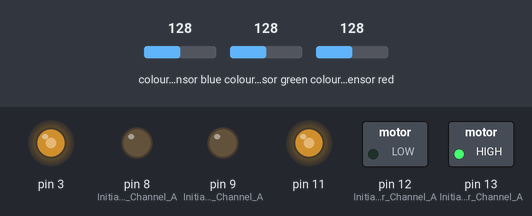
Simulated run of this sketch. Board: Arduino Uno, built with avr-gcc and run on an emulated ATmega328P. Parts: switched loads named in the sketch (green lamp = pin HIGH), output pins drawn as LEDs (lit = HIGH). The inputs (shaded band) are chosen by the test bench; at power-on: colour sensor blue 128, colour sensor green 128, colour sensor red 128. What the sketch prints to the serial monitor is not drawn.

Above: at 0.1 s.
At 1.4 s:
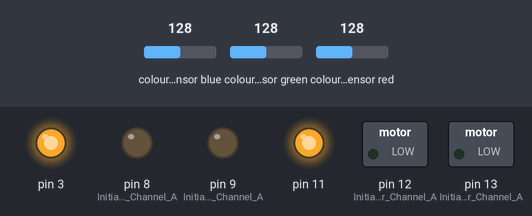
At 5.25 s:
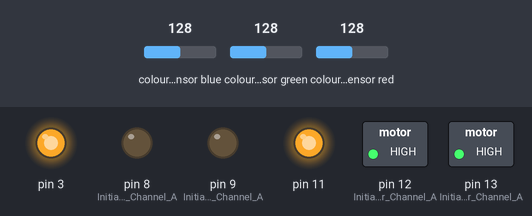
At 9.35 s:
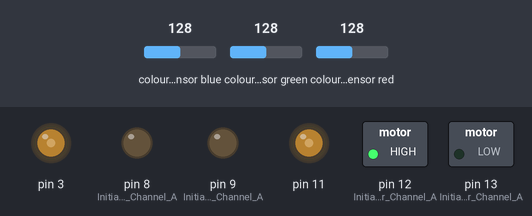
Timing chart, 0 to 12.2 s (numbered marks = the images above):
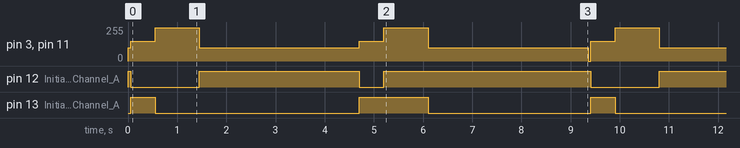

The sketch:

keeping_role.ino
```cpp
const int IRR = 24;
const int IRL = 26;
int valR, valL;
bool backwards = false;
uint16_t r, g, b, c, colorTemp, lux;
boolean lockout = false;


#include <Wire.h>
#include "Adafruit_TCS34725.h"

/* Example code for the Adafruit TCS34725 breakout library */

/* Connect SCL    to analog 5
   Connect SDA    to analog 4
   Connect VDD    to 3.3V DC
   Connect GROUND to common ground */

/* Initialise with specific int time and gain values */
Adafruit_TCS34725 tcs = Adafruit_TCS34725(TCS34725_INTEGRATIONTIME_2_4MS, TCS34725_GAIN_1X);


void setup() {
  // put your setup code here, to run once:

  Serial.begin(9600);
  Serial.print("Starting...\n");

  //Setup for wheel 1
  pinMode(12, OUTPUT); //Initiates Motor Channel A pin
  pinMode(9, OUTPUT); //Initiates Brake Channel A pin

  //Setup for wheel 2
  pinMode(13, OUTPUT); //Initiates Motor Channel A pin
  pinMode(8, OUTPUT);  //Initiates Brake Channel A pin

  front_drive();
}

void loop() {
  // put your main code here, to run repeatedly:
  if (color()) {
    keeping();
  }
}


// If we hit a yellow border, back-up and turn around to stay IN BOUNDS
bool color() {
  tcs.getRawData(&r, &g, &b, &c);
  colorTemp = tcs.calculateColorTemperature_dn40(r, g, b, c);
  lux = tcs.calculateLux(r, g, b);

  Serial.print("Color Temp: "); Serial.print(colorTemp, DEC); Serial.print(" K - ");
  Serial.print("Lux: "); Serial.print(lux, DEC); Serial.print(" - ");
  Serial.print("R: "); Serial.print(r, DEC); Serial.print(" ");
  Serial.print("G: "); Serial.print(g, DEC); Serial.print(" ");
  Serial.print("B: "); Serial.print(b, DEC); Serial.print(" ");
  Serial.print("C: "); Serial.print(c, DEC); Serial.print(" ");
  Serial.println(" ");

  return r > 20 && g > 20;
  }

//
void keeping() {

    temp_bckwrds(); // backs up
    delay(500);

    turn_around(LOW, LOW); // spins 180 degrees
    delay(900); // (good at 900 usually)

    front_drive(); // drives forward until end of middle goal
    delay(3250);

    temp_bckwrds(); // backs up
    delay(500);

    turn_around(HIGH, HIGH); // spins 180 degrees
    delay(900); // (good at 900 usually)

    front_drive(); // drives forward until end of middle goal
    delay(3250);

    analogWrite(3, 0);
    analogWrite(11,0);
}


// Turns around CLOCKWISE
void turn_around(int right, int left) {
    digitalWrite(12, right); //Establishes backward direction of Channel A
    digitalWrite(9, LOW);   //Disengage the Brake for Channel A
    analogWrite(3, 250);   //Spins the motor on Channel A at full speed

    //Motor B backward @ half speed
    digitalWrite(13, left);  //Establishes forward direction of Channel B
    digitalWrite(8, LOW);   //Disengage the Brake for Channel B
    analogWrite(11, 250);    //Spins the motor on Channel B at half speed
}

void temp_bckwrds() {

    digitalWrite(12, LOW); //Establishes forward direction of Channel A
    digitalWrite(9, LOW);   //Disengage the Brake for Channel A
    analogWrite(3, 150);   //Spins the motor on Channel A at full speed

    digitalWrite(13, HIGH);  //Establishes backward direction of Channel B
    digitalWrite(8, LOW);   //Disengage the Brake for Channel B
    analogWrite(11, 150);    //Spins the motor on Channel B at half speed
}

void front_drive() {
    digitalWrite(12, HIGH); //Establishes forward direction of Channel A
    digitalWrite(9, LOW);   //Disengage the Brake for Channel A
    analogWrite(3, 100);   //Spins the motor on Channel A at full speed

    digitalWrite(13, LOW);  //Establishes backward direction of Channel B
    digitalWrite(8, LOW);   //Disengage the Brake for Channel B
    analogWrite(11, 100);    //Spins the motor on Channel B at half speed
}
```

Measured:
- by itself, pin 12 (Initiates_Motor_Channel_A): repeats every 9.4 s: HIGH 3.3 s, LOW 0.50 s, HIGH 4.2 s, LOW 1.4 s
- by itself, pin 13 (Initiates_Motor_Channel_A): repeats every 9.4 s: LOW 4.2 s, HIGH 1.4 s, LOW 3.3 s, HIGH 0.50 s
- by itself, pin 3, pin 11: repeats every 9.4 s: 250/255 0.90 s, 100/255 3.3 s, 150/255 0.50 s, 250/255 0.90 s, 100/255 3.3 s, 0/255 0.05 s, 150/255 0.50 s
